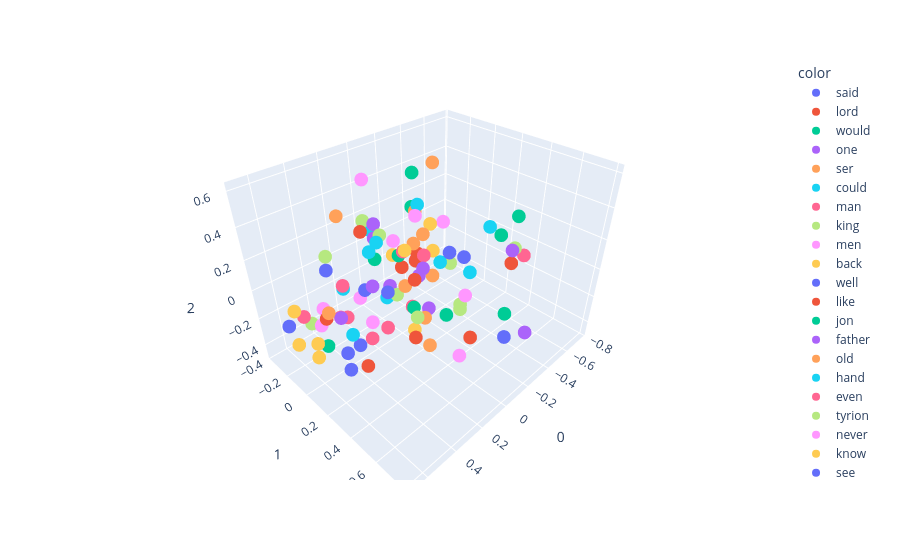

The code cell stored with this chart in its notebook:
### Code cell
import plotly.express as px

fig = px.scatter_3d(X[:100], x=0, y=1, z=2, color=y[:100])
fig.show()

### Figure 1 — Plotly figure (JSON) as saved in the notebook; plotly's stock layout.template omitted (floating-point values rounded to 4 significant figures)
{"data": [{"hovertemplate": "color=said<br>0=%{x}<br>1=%{y}<br>2=%{z}<extra></extra>", "legendgroup": "said", "marker": {"color": "#636efa", "symbol": "circle"}, "mode": "markers", "name": "said", "scene": "scene", "showlegend": true, "type": "scatter3d", "x": [0.4939], "y": [0.009282], "z": [0.2308]}, {"hovertemplate": "color=lord<br>0=%{x}<br>1=%{y}<br>2=%{z}<extra></extra>", "legendgroup": "lord", "marker": {"color": "#EF553B", "symbol": "circle"}, "mode": "markers", "name": "lord", "scene": "scene", "showlegend": true, "type": "scatter3d", "x": [0.3917], "y": [0.5489], "z": [0.4012]}, {"hovertemplate": "color=would<br>0=%{x}<br>1=%{y}<br>2=%{z}<extra></extra>", "legendgroup": "would", "marker": {"color": "#00cc96", "symbol": "circle"}, "mode": "markers", "name": "would", "scene": "scene", "showlegend": true, "type": "scatter3d", "x": [0.5114], "y": [-0.05129], "z": [-0.3134]}, {"hovertemplate": "color=one<br>0=%{x}<br>1=%{y}<br>2=%{z}<extra></extra>", "legendgroup": "one", "marker": {"color": "#ab63fa", "symbol": "circle"}, "mode": "markers", "name": "one", "scene": "scene", "showlegend": true, "type": "scatter3d", "x": [-0.01678], "y": [0.142], "z": [0.005467]}, {"hovertemplate": "color=ser<br>0=%{x}<br>1=%{y}<br>2=%{z}<extra></extra>", "legendgroup": "ser", "marker": {"color": "#FFA15A", "symbol": "circle"}, "mode": "markers", "name": "ser", "scene": "scene", "showlegend": true, "type": "scatter3d", "x": [0.2865], "y": [0.4932], "z": [0.5602]}, {"hovertemplate": "color=could<br>0=%{x}<br>1=%{y}<br>2=%{z}<extra></extra>", "legendgroup": "could", "marker": {"color": "#19d3f3", "symbol": "circle"}, "mode": "markers", "name": "could", "scene": "scene", "showlegend": true, "type": "scatter3d", "x": [0.03697], "y": [-0.08955], "z": [-0.2505]}, {"hovertemplate": "color=man<br>0=%{x}<br>1=%{y}<br>2=%{z}<extra></extra>", "legendgroup": "man", "marker": {"color": "#FF6692", "symbol": "circle"}, "mode": "markers", "name": "man", "scene": "scene", "showlegend": true, "type": "scatter3d", "x": [0.05842], "y": [0.09721], "z": [0.1834]}, {"hovertemplate": "color=king<br>0=%{x}<br>1=%{y}<br>2=%{z}<extra></extra>", "legendgroup": "king", "marker": {"color": "#B6E880", "symbol": "circle"}, "mode": "markers", "name": "king", "scene": "scene", "showlegend": true, "type": "scatter3d", "x": [0.3554], "y": [0.5241], "z": [0.1534]}, {"hovertemplate": "color=men<br>0=%{x}<br>1=%{y}<br>2=%{z}<extra></extra>", "legendgroup": "men", "marker": {"color": "#FF97FF", "symbol": "circle"}, "mode": "markers", "name": "men", "scene": "scene", "showlegend": true, "type": "scatter3d", "x": [0.08675], "y": [0.5584], "z": [-0.2586]}, {"hovertemplate": "color=back<br>0=%{x}<br>1=%{y}<br>2=%{z}<extra></extra>", "legendgroup": "back", "marker": {"color": "#FECB52", "symbol": "circle"}, "mode": "markers", "name": "back", "scene": "scene", "showlegend": true, "type": "scatter3d", "x": [-0.2345], "y": [0.03686], "z": [0.02638]}, {"hovertemplate": "color=well<br>0=%{x}<br>1=%{y}<br>2=%{z}<extra></extra>", "legendgroup": "well", "marker": {"color": "#636efa", "symbol": "circle"}, "mode": "markers", "name": "well", "scene": "scene", "showlegend": true, "type": "scatter3d", "x": [0.463], "y": [0.1944], "z": [-0.1735]}, {"hovertemplate": "color=like<br>0=%{x}<br>1=%{y}<br>2=%{z}<extra></extra>", "legendgroup": "like", "marker": {"color": "#EF553B", "symbol": "circle"}, "mode": "markers", "name": "like", "scene": "scene", "showlegend": true, "type": "scatter3d", "x": [-0.2624], "y": [-0.1471], "z": [-0.1484]}, {"hovertemplate": "color=jon<br>0=%{x}<br>1=%{y}<br>2=%{z}<extra></extra>", "legendgroup": "jon", "marker": {"color": "#00cc96", "symbol": "circle"}, "mode": "markers", "name": "jon", "scene": "scene", "showlegend": true, "type": "scatter3d", "x": [0.01352], "y": [0.007837], "z": [0.09465]}, {"hovertemplate": "color=father<br>0=%{x}<br>1=%{y}<br>2=%{z}<extra></extra>", "legendgroup": "father", "marker": {"color": "#ab63fa", "symbol": "circle"}, "mode": "markers", "name": "father", "scene": "scene", "showlegend": true, "type": "scatter3d", "x": [0.6375], "y": [0.3229], "z": [0.1979]}, {"hovertemplate": "color=old<br>0=%{x}<br>1=%{y}<br>2=%{z}<extra></extra>", "legendgroup": "old", "marker": {"color": "#FFA15A", "symbol": "circle"}, "mode": "markers", "name": "old", "scene": "scene", "showlegend": true, "type": "scatter3d", "x": [8.455e-05], "y": [0.268], "z": [0.08013]}, {"hovertemplate": "color=hand<br>0=%{x}<br>1=%{y}<br>2=%{z}<extra></extra>", "legendgroup": "hand", "marker": {"color": "#19d3f3", "symbol": "circle"}, "mode": "markers", "name": "hand", "scene": "scene", "showlegend": true, "type": "scatter3d", "x": [-0.08421], "y": [0.06633], "z": [0.4047]}, {"hovertemplate": "color=even<br>0=%{x}<br>1=%{y}<br>2=%{z}<extra></extra>", "legendgroup": "even", "marker": {"color": "#FF6692", "symbol": "circle"}, "mode": "markers", "name": "even", "scene": "scene", "showlegend": true, "type": "scatter3d", "x": [0.09121], "y": [-0.03122], "z": [-0.4269]}, {"hovertemplate": "color=tyrion<br>0=%{x}<br>1=%{y}<br>2=%{z}<extra></extra>", "legendgroup": "tyrion", "marker": {"color": "#B6E880", "symbol": "circle"}, "mode": "markers", "name": "tyrion", "scene": "scene", "showlegend": true, "type": "scatter3d", "x": [0.08145], "y": [-0.2143], "z": [0.2573]}, {"hovertemplate": "color=never<br>0=%{x}<br>1=%{y}<br>2=%{z}<extra></extra>", "legendgroup": "never", "marker": {"color": "#FF97FF", "symbol": "circle"}, "mode": "markers", "name": "never", "scene": "scene", "showlegend": true, "type": "scatter3d", "x": [0.4384], "y": [-0.1718], "z": [-0.155]}, {"hovertemplate": "color=know<br>0=%{x}<br>1=%{y}<br>2=%{z}<extra></extra>", "legendgroup": "know", "marker": {"color": "#FECB52", "symbol": "circle"}, "mode": "markers", "name": "know", "scene": "scene", "showlegend": true, "type": "scatter3d", "x": [0.6762], "y": [-0.06442], "z": [-0.2022]}, {"hovertemplate": "color=see<br>0=%{x}<br>1=%{y}<br>2=%{z}<extra></extra>", "legendgroup": "see", "marker": {"color": "#636efa", "symbol": "circle"}, "mode": "markers", "name": "see", "scene": "scene", "showlegend": true, "type": "scatter3d", "x": [0.07463], "y": [-0.03228], "z": [-0.1588]}, {"hovertemplate": "color=made<br>0=%{x}<br>1=%{y}<br>2=%{z}<extra></extra>", "legendgroup": "made", "marker": {"color": "#EF553B", "symbol": "circle"}, "mode": "markers", "name": "made", "scene": "scene", "showlegend": true, "type": "scatter3d", "x": [-0.09752], "y": [-0.09558], "z": [-0.09233]}, {"hovertemplate": "color=eyes<br>0=%{x}<br>1=%{y}<br>2=%{z}<extra></extra>", "legendgroup": "eyes", "marker": {"color": "#00cc96", "symbol": "circle"}, "mode": "markers", "name": "eyes", "scene": "scene", "showlegend": true, "type": "scatter3d", "x": [-0.2753], "y": [-0.19], "z": [0.2217]}, {"hovertemplate": "color=black<br>0=%{x}<br>1=%{y}<br>2=%{z}<extra></extra>", "legendgroup": "black", "marker": {"color": "#ab63fa", "symbol": "circle"}, "mode": "markers", "name": "black", "scene": "scene", "showlegend": true, "type": "scatter3d", "x": [-0.4491], "y": [0.4594], "z": [0.1232]}, {"hovertemplate": "color=told<br>0=%{x}<br>1=%{y}<br>2=%{z}<extra></extra>", "legendgroup": "told", "marker": {"color": "#FFA15A", "symbol": "circle"}, "mode": "markers", "name": "told", "scene": "scene", "showlegend": true, "type": "scatter3d", "x": [0.5067], "y": [-0.002616], "z": [-0.04555]}, {"hovertemplate": "color=lady<br>0=%{x}<br>1=%{y}<br>2=%{z}<extra></extra>", "legendgroup": "lady", "marker": {"color": "#19d3f3", "symbol": "circle"}, "mode": "markers", "name": "lady", "scene": "scene", "showlegend": true, "type": "scatter3d", "x": [0.4472], "y": [0.3713], "z": [0.5352]}, {"hovertemplate": "color=thought<br>0=%{x}<br>1=%{y}<br>2=%{z}<extra></extra>", "legendgroup": "thought", "marker": {"color": "#FF6692", "symbol": "circle"}, "mode": "markers", "name": "thought", "scene": "scene", "showlegend": true, "type": "scatter3d", "x": [0.2561], "y": [-0.2282], "z": [-0.1183]}, {"hovertemplate": "color=time<br>0=%{x}<br>1=%{y}<br>2=%{z}<extra></extra>", "legendgroup": "time", "marker": {"color": "#B6E880", "symbol": "circle"}, "mode": "markers", "name": "time", "scene": "scene", "showlegend": true, "type": "scatter3d", "x": [0.01521], "y": [-0.01889], "z": [-0.2019]}, {"hovertemplate": "color=long<br>0=%{x}<br>1=%{y}<br>2=%{z}<extra></extra>", "legendgroup": "long", "marker": {"color": "#FF97FF", "symbol": "circle"}, "mode": "markers", "name": "long", "scene": "scene", "showlegend": true, "type": "scatter3d", "x": [-0.2634], "y": [0.2835], "z": [-0.1949]}, {"hovertemplate": "color=might<br>0=%{x}<br>1=%{y}<br>2=%{z}<extra></extra>", "legendgroup": "might", "marker": {"color": "#FECB52", "symbol": "circle"}, "mode": "markers", "name": "might", "scene": "scene", "showlegend": true, "type": "scatter3d", "x": [0.5788], "y": [-0.03961], "z": [-0.2434]}, {"hovertemplate": "color=us<br>0=%{x}<br>1=%{y}<br>2=%{z}<extra></extra>", "legendgroup": "us", "marker": {"color": "#636efa", "symbol": "circle"}, "mode": "markers", "name": "us", "scene": "scene", "showlegend": true, "type": "scatter3d", "x": [0.5444], "y": [0.2045], "z": [-0.2894]}, {"hovertemplate": "color=come<br>0=%{x}<br>1=%{y}<br>2=%{z}<extra></extra>", "legendgroup": "come", "marker": {"color": "#EF553B", "symbol": "circle"}, "mode": "markers", "name": "come", "scene": "scene", "showlegend": true, "type": "scatter3d", "x": [0.379], "y": [0.1262], "z": [-0.4394]}, {"hovertemplate": "color=face<br>0=%{x}<br>1=%{y}<br>2=%{z}<extra></extra>", "legendgroup": "face", "marker": {"color": "#00cc96", "symbol": "circle"}, "mode": "markers", "name": "face", "scene": "scene", "showlegend": true, "type": "scatter3d", "x": [-0.348], "y": [-0.2583], "z": [0.4018]}, {"hovertemplate": "color=still<br>0=%{x}<br>1=%{y}<br>2=%{z}<extra></extra>", "legendgroup": "still", "marker": {"color": "#ab63fa", "symbol": "circle"}, "mode": "markers", "name": "still", "scene": "scene", "showlegend": true, "type": "scatter3d", "x": [-0.129], "y": [0.1083], "z": [-0.3177]}, {"hovertemplate": "color=head<br>0=%{x}<br>1=%{y}<br>2=%{z}<extra></extra>", "legendgroup": "head", "marker": {"color": "#FFA15A", "symbol": "circle"}, "mode": "markers", "name": "head", "scene": "scene", "showlegend": true, "type": "scatter3d", "x": [-0.3266], "y": [-0.06047], "z": [0.5336]}, {"hovertemplate": "color=red<br>0=%{x}<br>1=%{y}<br>2=%{z}<extra></extra>", "legendgroup": "red", "marker": {"color": "#19d3f3", "symbol": "circle"}, "mode": "markers", "name": "red", "scene": "scene", "showlegend": true, "type": "scatter3d", "x": [-0.3299], "y": [0.3797], "z": [0.2941]}, {"hovertemplate": "color=way<br>0=%{x}<br>1=%{y}<br>2=%{z}<extra></extra>", "legendgroup": "way", "marker": {"color": "#FF6692", "symbol": "circle"}, "mode": "markers", "name": "way", "scene": "scene", "showlegend": true, "type": "scatter3d", "x": [-0.07789], "y": [0.01499], "z": [-0.3286]}, {"hovertemplate": "color=boy<br>0=%{x}<br>1=%{y}<br>2=%{z}<extra></extra>", "legendgroup": "boy", "marker": {"color": "#B6E880", "symbol": "circle"}, "mode": "markers", "name": "boy", "scene": "scene", "showlegend": true, "type": "scatter3d", "x": [0.2793], "y": [0.1835], "z": [0.4184]}, {"hovertemplate": "color=page<br>0=%{x}<br>1=%{y}<br>2=%{z}<extra></extra>", "legendgroup": "page", "marker": {"color": "#FF97FF", "symbol": "circle"}, "mode": "markers", "name": "page", "scene": "scene", "showlegend": true, "type": "scatter3d", "x": [0.1928], "y": [0.1806], "z": [0.3469]}, {"hovertemplate": "color=must<br>0=%{x}<br>1=%{y}<br>2=%{z}<extra></extra>", "legendgroup": "must", "marker": {"color": "#FECB52", "symbol": "circle"}, "mode": "markers", "name": "must", "scene": "scene", "showlegend": true, "type": "scatter3d", "x": [0.6358], "y": [0.05243], "z": [-0.2422]}, {"hovertemplate": "color=queen<br>0=%{x}<br>1=%{y}<br>2=%{z}<extra></extra>", "legendgroup": "queen", "marker": {"color": "#636efa", "symbol": "circle"}, "mode": "markers", "name": "queen", "scene": "scene", "showlegend": true, "type": "scatter3d", "x": [0.4803], "y": [0.3043], "z": [0.2609]}, {"hovertemplate": "color=good<br>0=%{x}<br>1=%{y}<br>2=%{z}<extra></extra>", "legendgroup": "good", "marker": {"color": "#EF553B", "symbol": "circle"}, "mode": "markers", "name": "good", "scene": "scene", "showlegend": true, "type": "scatter3d", "x": [0.4833], "y": [-0.07458], "z": [-0.1428]}, {"hovertemplate": "color=two<br>0=%{x}<br>1=%{y}<br>2=%{z}<extra></extra>", "legendgroup": "two", "marker": {"color": "#00cc96", "symbol": "circle"}, "mode": "markers", "name": "two", "scene": "scene", "showlegend": true, "type": "scatter3d", "x": [-0.1719], "y": [0.6408], "z": [-0.07034]}, {"hovertemplate": "color=brother<br>0=%{x}<br>1=%{y}<br>2=%{z}<extra></extra>", "legendgroup": "brother", "marker": {"color": "#ab63fa", "symbol": "circle"}, "mode": "markers", "name": "brother", "scene": "scene", "showlegend": true, "type": "scatter3d", "x": [0.5392], "y": [0.4439], "z": [0.3887]}, {"hovertemplate": "color=night<br>0=%{x}<br>1=%{y}<br>2=%{z}<extra></extra>", "legendgroup": "night", "marker": {"color": "#FFA15A", "symbol": "circle"}, "mode": "markers", "name": "night", "scene": "scene", "showlegend": true, "type": "scatter3d", "x": [-0.02736], "y": [0.1785], "z": [-0.2911]}, {"hovertemplate": "color=little<br>0=%{x}<br>1=%{y}<br>2=%{z}<extra></extra>", "legendgroup": "little", "marker": {"color": "#19d3f3", "symbol": "circle"}, "mode": "markers", "name": "little", "scene": "scene", "showlegend": true, "type": "scatter3d", "x": [0.1008], "y": [-0.1528], "z": [0.08306]}, {"hovertemplate": "color=took<br>0=%{x}<br>1=%{y}<br>2=%{z}<extra></extra>", "legendgroup": "took", "marker": {"color": "#FF6692", "symbol": "circle"}, "mode": "markers", "name": "took", "scene": "scene", "showlegend": true, "type": "scatter3d", "x": [-0.001671], "y": [0.1995], "z": [0.1782]}, {"hovertemplate": "color=came<br>0=%{x}<br>1=%{y}<br>2=%{z}<extra></extra>", "legendgroup": "came", "marker": {"color": "#B6E880", "symbol": "circle"}, "mode": "markers", "name": "came", "scene": "scene", "showlegend": true, "type": "scatter3d", "x": [-0.305], "y": [0.2109], "z": [-0.3682]}, {"hovertemplate": "color=though<br>0=%{x}<br>1=%{y}<br>2=%{z}<extra></extra>", "legendgroup": "though", "marker": {"color": "#FF97FF", "symbol": "circle"}, "mode": "markers", "name": "though", "scene": "scene", "showlegend": true, "type": "scatter3d", "x": [0.1986], "y": [-0.1431], "z": [-0.194]}, {"hovertemplate": "color=say<br>0=%{x}<br>1=%{y}<br>2=%{z}<extra></extra>", "legendgroup": "say", "marker": {"color": "#FECB52", "symbol": "circle"}, "mode": "markers", "name": "say", "scene": "scene", "showlegend": true, "type": "scatter3d", "x": [0.6111], "y": [-0.1791], "z": [-0.07687]}, {"hovertemplate": "color=three<br>0=%{x}<br>1=%{y}<br>2=%{z}<extra></extra>", "legendgroup": "three", "marker": {"color": "#636efa", "symbol": "circle"}, "mode": "markers", "name": "three", "scene": "scene", "showlegend": true, "type": "scatter3d", "x": [-0.07009], "y": [0.7229], "z": [-0.1181]}, {"hovertemplate": "color=away<br>0=%{x}<br>1=%{y}<br>2=%{z}<extra></extra>", "legendgroup": "away", "marker": {"color": "#EF553B", "symbol": "circle"}, "mode": "markers", "name": "away", "scene": "scene", "showlegend": true, "type": "scatter3d", "x": [-0.2673], "y": [-0.1353], "z": [-0.0887]}, {"hovertemplate": "color=dead<br>0=%{x}<br>1=%{y}<br>2=%{z}<extra></extra>", "legendgroup": "dead", "marker": {"color": "#00cc96", "symbol": "circle"}, "mode": "markers", "name": "dead", "scene": "scene", "showlegend": true, "type": "scatter3d", "x": [0.03164], "y": [0.1475], "z": [-0.1957]}, {"hovertemplate": "color=son<br>0=%{x}<br>1=%{y}<br>2=%{z}<extra></extra>", "legendgroup": "son", "marker": {"color": "#ab63fa", "symbol": "circle"}, "mode": "markers", "name": "son", "scene": "scene", "showlegend": true, "type": "scatter3d", "x": [0.4397], "y": [0.6513], "z": [0.5357]}, {"hovertemplate": "color=blood<br>0=%{x}<br>1=%{y}<br>2=%{z}<extra></extra>", "legendgroup": "blood", "marker": {"color": "#FFA15A", "symbol": "circle"}, "mode": "markers", "name": "blood", "scene": "scene", "showlegend": true, "type": "scatter3d", "x": [-0.2308], "y": [-0.1305], "z": [0.003866]}, {"hovertemplate": "color=take<br>0=%{x}<br>1=%{y}<br>2=%{z}<extra></extra>", "legendgroup": "take", "marker": {"color": "#19d3f3", "symbol": "circle"}, "mode": "markers", "name": "take", "scene": "scene", "showlegend": true, "type": "scatter3d", "x": [0.4716], "y": [0.1489], "z": [-0.1238]}, {"hovertemplate": "color=go<br>0=%{x}<br>1=%{y}<br>2=%{z}<extra></extra>", "legendgroup": "go", "marker": {"color": "#FF6692", "symbol": "circle"}, "mode": "markers", "name": "go", "scene": "scene", "showlegend": true, "type": "scatter3d", "x": [0.2721], "y": [-0.19], "z": [-0.3299]}, {"hovertemplate": "color=half<br>0=%{x}<br>1=%{y}<br>2=%{z}<extra></extra>", "legendgroup": "half", "marker": {"color": "#B6E880", "symbol": "circle"}, "mode": "markers", "name": "half", "scene": "scene", "showlegend": true, "type": "scatter3d", "x": [-0.2434], "y": [0.2631], "z": [-0.264]}, {"hovertemplate": "color=make<br>0=%{x}<br>1=%{y}<br>2=%{z}<extra></extra>", "legendgroup": "make", "marker": {"color": "#FF97FF", "symbol": "circle"}, "mode": "markers", "name": "make", "scene": "scene", "showlegend": true, "type": "scatter3d", "x": [0.4627], "y": [-0.1777], "z": [-0.2692]}, {"hovertemplate": "color=arya<br>0=%{x}<br>1=%{y}<br>2=%{z}<extra></extra>", "legendgroup": "arya", "marker": {"color": "#FECB52", "symbol": "circle"}, "mode": "markers", "name": "arya", "scene": "scene", "showlegend": true, "type": "scatter3d", "x": [-0.1228], "y": [-0.3682], "z": [-0.02945]}, {"hovertemplate": "color=saw<br>0=%{x}<br>1=%{y}<br>2=%{z}<extra></extra>", "legendgroup": "saw", "marker": {"color": "#636efa", "symbol": "circle"}, "mode": "markers", "name": "saw", "scene": "scene", "showlegend": true, "type": "scatter3d", "x": [-0.3071], "y": [0.1064], "z": [0.01117]}, {"hovertemplate": "color=day<br>0=%{x}<br>1=%{y}<br>2=%{z}<extra></extra>", "legendgroup": "day", "marker": {"color": "#EF553B", "symbol": "circle"}, "mode": "markers", "name": "day", "scene": "scene", "showlegend": true, "type": "scatter3d", "x": [0.1031], "y": [0.2347], "z": [-0.328]}, {"hovertemplate": "color=white<br>0=%{x}<br>1=%{y}<br>2=%{z}<extra></extra>", "legendgroup": "white", "marker": {"color": "#00cc96", "symbol": "circle"}, "mode": "markers", "name": "white", "scene": "scene", "showlegend": true, "type": "scatter3d", "x": [-0.4163], "y": [0.4979], "z": [0.372]}, {"hovertemplate": "color=jaime<br>0=%{x}<br>1=%{y}<br>2=%{z}<extra></extra>", "legendgroup": "jaime", "marker": {"color": "#ab63fa", "symbol": "circle"}, "mode": "markers", "name": "jaime", "scene": "scene", "showlegend": true, "type": "scatter3d", "x": [0.228], "y": [0.07008], "z": [0.3302]}, {"hovertemplate": "color=first<br>0=%{x}<br>1=%{y}<br>2=%{z}<extra></extra>", "legendgroup": "first", "marker": {"color": "#FFA15A", "symbol": "circle"}, "mode": "markers", "name": "first", "scene": "scene", "showlegend": true, "type": "scatter3d", "x": [0.1994], "y": [0.4477], "z": [-0.1807]}, {"hovertemplate": "color=look<br>0=%{x}<br>1=%{y}<br>2=%{z}<extra></extra>", "legendgroup": "look", "marker": {"color": "#19d3f3", "symbol": "circle"}, "mode": "markers", "name": "look", "scene": "scene", "showlegend": true, "type": "scatter3d", "x": [0.01118], "y": [-0.2466], "z": [0.154]}, {"hovertemplate": "color=want<br>0=%{x}<br>1=%{y}<br>2=%{z}<extra></extra>", "legendgroup": "want", "marker": {"color": "#FF6692", "symbol": "circle"}, "mode": "markers", "name": "want", "scene": "scene", "showlegend": true, "type": "scatter3d", "x": [0.5461], "y": [-0.2087], "z": [-0.1723]}, {"hovertemplate": "color=much<br>0=%{x}<br>1=%{y}<br>2=%{z}<extra></extra>", "legendgroup": "much", "marker": {"color": "#B6E880", "symbol": "circle"}, "mode": "markers", "name": "much", "scene": "scene", "showlegend": true, "type": "scatter3d", "x": [0.4849], "y": [-0.2451], "z": [-0.2821]}, {"hovertemplate": "color=enough<br>0=%{x}<br>1=%{y}<br>2=%{z}<extra></extra>", "legendgroup": "enough", "marker": {"color": "#FF97FF", "symbol": "circle"}, "mode": "markers", "name": "enough", "scene": "scene", "showlegend": true, "type": "scatter3d", "x": [0.1883], "y": [-0.05299], "z": [-0.336]}, {"hovertemplate": "color=sword<br>0=%{x}<br>1=%{y}<br>2=%{z}<extra></extra>", "legendgroup": "sword", "marker": {"color": "#FECB52", "symbol": "circle"}, "mode": "markers", "name": "sword", "scene": "scene", "showlegend": true, "type": "scatter3d", "x": [-0.1252], "y": [0.124], "z": [0.2918]}, {"hovertemplate": "color=tell<br>0=%{x}<br>1=%{y}<br>2=%{z}<extra></extra>", "legendgroup": "tell", "marker": {"color": "#636efa", "symbol": "circle"}, "mode": "markers", "name": "tell", "scene": "scene", "showlegend": true, "type": "scatter3d", "x": [0.6587], "y": [-0.1756], "z": [-0.1525]}, {"hovertemplate": "color=girl<br>0=%{x}<br>1=%{y}<br>2=%{z}<extra></extra>", "legendgroup": "girl", "marker": {"color": "#EF553B", "symbol": "circle"}, "mode": "markers", "name": "girl", "scene": "scene", "showlegend": true, "type": "scatter3d", "x": [0.2433], "y": [-0.0209], "z": [0.3359]}, {"hovertemplate": "color=bran<br>0=%{x}<br>1=%{y}<br>2=%{z}<extra></extra>", "legendgroup": "bran", "marker": {"color": "#00cc96", "symbol": "circle"}, "mode": "markers", "name": "bran", "scene": "scene", "showlegend": true, "type": "scatter3d", "x": [-0.05794], "y": [-0.3102], "z": [-0.1172]}, {"hovertemplate": "color=great<br>0=%{x}<br>1=%{y}<br>2=%{z}<extra></extra>", "legendgroup": "great", "marker": {"color": "#ab63fa", "symbol": "circle"}, "mode": "markers", "name": "great", "scene": "scene", "showlegend": true, "type": "scatter3d", "x": [-0.1439], "y": [0.7969], "z": [-0.08664]}, {"hovertemplate": "color=looked<br>0=%{x}<br>1=%{y}<br>2=%{z}<extra></extra>", "legendgroup": "looked", "marker": {"color": "#FFA15A", "symbol": "circle"}, "mode": "markers", "name": "looked", "scene": "scene", "showlegend": true, "type": "scatter3d", "x": [-0.1763], "y": [-0.0526], "z": [0.2829]}, {"hovertemplate": "color=left<br>0=%{x}<br>1=%{y}<br>2=%{z}<extra></extra>", "legendgroup": "left", "marker": {"color": "#19d3f3", "symbol": "circle"}, "mode": "markers", "name": "left", "scene": "scene", "showlegend": true, "type": "scatter3d", "x": [-0.2355], "y": [0.3331], "z": [0.01555]}, {"hovertemplate": "color=knew<br>0=%{x}<br>1=%{y}<br>2=%{z}<extra></extra>", "legendgroup": "knew", "marker": {"color": "#FF6692", "symbol": "circle"}, "mode": "markers", "name": "knew", "scene": "scene", "showlegend": true, "type": "scatter3d", "x": [0.3304], "y": [-0.1738], "z": [-0.2854]}, {"hovertemplate": "color=asked<br>0=%{x}<br>1=%{y}<br>2=%{z}<extra></extra>", "legendgroup": "asked", "marker": {"color": "#B6E880", "symbol": "circle"}, "mode": "markers", "name": "asked", "scene": "scene", "showlegend": true, "type": "scatter3d", "x": [0.505], "y": [0.04053], "z": [0.3337]}, {"hovertemplate": "color=gave<br>0=%{x}<br>1=%{y}<br>2=%{z}<extra></extra>", "legendgroup": "gave", "marker": {"color": "#FF97FF", "symbol": "circle"}, "mode": "markers", "name": "gave", "scene": "scene", "showlegend": true, "type": "scatter3d", "x": [0.06757], "y": [-0.2093], "z": [0.5099]}, {"hovertemplate": "color=maester<br>0=%{x}<br>1=%{y}<br>2=%{z}<extra></extra>", "legendgroup": "maester", "marker": {"color": "#FECB52", "symbol": "circle"}, "mode": "markers", "name": "maester", "scene": "scene", "showlegend": true, "type": "scatter3d", "x": [0.1583], "y": [0.226], "z": [0.2951]}, {"hovertemplate": "color=called<br>0=%{x}<br>1=%{y}<br>2=%{z}<extra></extra>", "legendgroup": "called", "marker": {"color": "#636efa", "symbol": "circle"}, "mode": "markers", "name": "called", "scene": "scene", "showlegend": true, "type": "scatter3d", "x": [0.204], "y": [0.6601], "z": [0.482]}, {"hovertemplate": "color=wall<br>0=%{x}<br>1=%{y}<br>2=%{z}<extra></extra>", "legendgroup": "wall", "marker": {"color": "#EF553B", "symbol": "circle"}, "mode": "markers", "name": "wall", "scene": "scene", "showlegend": true, "type": "scatter3d", "x": [-0.2456], "y": [0.3553], "z": [-0.4774]}, {"hovertemplate": "color=every<br>0=%{x}<br>1=%{y}<br>2=%{z}<extra></extra>", "legendgroup": "every", "marker": {"color": "#00cc96", "symbol": "circle"}, "mode": "markers", "name": "every", "scene": "scene", "showlegend": true, "type": "scatter3d", "x": [-0.1329], "y": [0.2533], "z": [-0.2872]}, {"hovertemplate": "color=heard<br>0=%{x}<br>1=%{y}<br>2=%{z}<extra></extra>", "legendgroup": "heard", "marker": {"color": "#ab63fa", "symbol": "circle"}, "mode": "markers", "name": "heard", "scene": "scene", "showlegend": true, "type": "scatter3d", "x": [-0.005848], "y": [-0.1074], "z": [-0.1935]}, {"hovertemplate": "color=sansa<br>0=%{x}<br>1=%{y}<br>2=%{z}<extra></extra>", "legendgroup": "sansa", "marker": {"color": "#FFA15A", "symbol": "circle"}, "mode": "markers", "name": "sansa", "scene": "scene", "showlegend": true, "type": "scatter3d", "x": [0.1965], "y": [-0.3011], "z": [0.2987]}, {"hovertemplate": "color=let<br>0=%{x}<br>1=%{y}<br>2=%{z}<extra></extra>", "legendgroup": "let", "marker": {"color": "#19d3f3", "symbol": "circle"}, "mode": "markers", "name": "let", "scene": "scene", "showlegend": true, "type": "scatter3d", "x": [0.2433], "y": [-0.246], "z": [-0.1571]}, {"hovertemplate": "color=yet<br>0=%{x}<br>1=%{y}<br>2=%{z}<extra></extra>", "legendgroup": "yet", "marker": {"color": "#FF6692", "symbol": "circle"}, "mode": "markers", "name": "yet", "scene": "scene", "showlegend": true, "type": "scatter3d", "x": [0.2781], "y": [0.05316], "z": [-0.3397]}, {"hovertemplate": "color=went<br>0=%{x}<br>1=%{y}<br>2=%{z}<extra></extra>", "legendgroup": "went", "marker": {"color": "#B6E880", "symbol": "circle"}, "mode": "markers", "name": "went", "scene": "scene", "showlegend": true, "type": "scatter3d", "x": [-0.3665], "y": [0.06002], "z": [-0.1167]}, {"hovertemplate": "color=turned<br>0=%{x}<br>1=%{y}<br>2=%{z}<extra></extra>", "legendgroup": "turned", "marker": {"color": "#FF97FF", "symbol": "circle"}, "mode": "markers", "name": "turned", "scene": "scene", "showlegend": true, "type": "scatter3d", "x": [-0.2814], "y": [0.07405], "z": [0.222]}, {"hovertemplate": "color=dany<br>0=%{x}<br>1=%{y}<br>2=%{z}<extra></extra>", "legendgroup": "dany", "marker": {"color": "#FECB52", "symbol": "circle"}, "mode": "markers", "name": "dany", "scene": "scene", "showlegend": true, "type": "scatter3d", "x": [-0.1106], "y": [-0.1922], "z": [-0.05438]}, {"hovertemplate": "color=need<br>0=%{x}<br>1=%{y}<br>2=%{z}<extra></extra>", "legendgroup": "need", "marker": {"color": "#636efa", "symbol": "circle"}, "mode": "markers", "name": "need", "scene": "scene", "showlegend": true, "type": "scatter3d", "x": [0.4611], "y": [0.0613], "z": [-0.326]}, {"hovertemplate": "color=behind<br>0=%{x}<br>1=%{y}<br>2=%{z}<extra></extra>", "legendgroup": "behind", "marker": {"color": "#EF553B", "symbol": "circle"}, "mode": "markers", "name": "behind", "scene": "scene", "showlegend": true, "type": "scatter3d", "x": [-0.588], "y": [0.3667], "z": [-0.07675]}, {"hovertemplate": "color=around<br>0=%{x}<br>1=%{y}<br>2=%{z}<extra></extra>", "legendgroup": "around", "marker": {"color": "#00cc96", "symbol": "circle"}, "mode": "markers", "name": "around", "scene": "scene", "showlegend": true, "type": "scatter3d", "x": [-0.7616], "y": [0.1465], "z": [-0.04448]}, {"hovertemplate": "color=woman<br>0=%{x}<br>1=%{y}<br>2=%{z}<extra></extra>", "legendgroup": "woman", "marker": {"color": "#ab63fa", "symbol": "circle"}, "mode": "markers", "name": "woman", "scene": "scene", "showlegend": true, "type": "scatter3d", "x": [0.0974], "y": [-0.09532], "z": [0.2917]}, {"hovertemplate": "color=another<br>0=%{x}<br>1=%{y}<br>2=%{z}<extra></extra>", "legendgroup": "another", "marker": {"color": "#FFA15A", "symbol": "circle"}, "mode": "markers", "name": "another", "scene": "scene", "showlegend": true, "type": "scatter3d", "x": [-0.006979], "y": [0.0327], "z": [-0.1205]}, {"hovertemplate": "color=snow<br>0=%{x}<br>1=%{y}<br>2=%{z}<extra></extra>", "legendgroup": "snow", "marker": {"color": "#19d3f3", "symbol": "circle"}, "mode": "markers", "name": "snow", "scene": "scene", "showlegend": true, "type": "scatter3d", "x": [-0.289], "y": [0.04694], "z": [-0.07859]}, {"hovertemplate": "color=beneath<br>0=%{x}<br>1=%{y}<br>2=%{z}<extra></extra>", "legendgroup": "beneath", "marker": {"color": "#FF6692", "symbol": "circle"}, "mode": "markers", "name": "beneath", "scene": "scene", "showlegend": true, "type": "scatter3d", "x": [-0.75], "y": [0.3463], "z": [-0.1047]}, {"hovertemplate": "color=across<br>0=%{x}<br>1=%{y}<br>2=%{z}<extra></extra>", "legendgroup": "across", "marker": {"color": "#B6E880", "symbol": "circle"}, "mode": "markers", "name": "across", "scene": "scene", "showlegend": true, "type": "scatter3d", "x": [-0.6779], "y": [0.3209], "z": [-0.02852]}, {"hovertemplate": "color=knight<br>0=%{x}<br>1=%{y}<br>2=%{z}<extra></extra>", "legendgroup": "knight", "marker": {"color": "#FF97FF", "symbol": "circle"}, "mode": "markers", "name": "knight", "scene": "scene", "showlegend": true, "type": "scatter3d", "x": [0.2623], "y": [0.4199], "z": [0.6119]}, {"hovertemplate": "color=keep<br>0=%{x}<br>1=%{y}<br>2=%{z}<extra></extra>", "legendgroup": "keep", "marker": {"color": "#FECB52", "symbol": "circle"}, "mode": "markers", "name": "keep", "scene": "scene", "showlegend": true, "type": "scatter3d", "x": [0.08405], "y": [0.207], "z": [-0.2971]}], "layout": {"legend": {"title": {"text": "color"}, "tracegroupgap": 0}, "margin": {"t": 60}, "scene": {"domain": {"x": [0, 1], "y": [0, 1]}, "xaxis": {"title": {"text": "0"}}, "yaxis": {"title": {"text": "1"}}, "zaxis": {"title": {"text": "2"}}}}}
